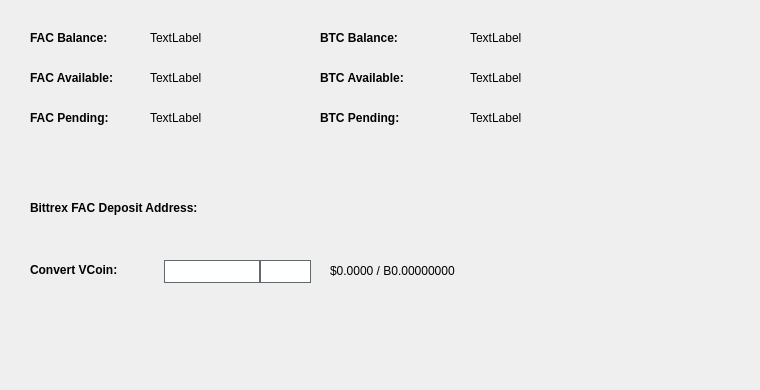
   <widget class="QWidget" name="BalanceTab">
    <attribute name="title">
     <string>Balance</string>
    </attribute>
    <widget class="QLabel" name="BitcoinBalanceLabel">
     <property name="geometry">
      <rect>
       <x>470</x>
       <y>30</y>
       <width>150</width>
       <height>16</height>
      </rect>
     </property>
     <property name="text">
      <string>TextLabel</string>
     </property>
    </widget>
    <widget class="QLabel" name="FACBalanceLabel">
     <property name="geometry">
      <rect>
       <x>150</x>
       <y>30</y>
       <width>150</width>
       <height>16</height>
      </rect>
     </property>
     <property name="text">
      <string>TextLabel</string>
     </property>
    </widget>
    <widget class="QLabel" name="label_11">
     <property name="geometry">
      <rect>
       <x>30</x>
       <y>30</y>
       <width>101</width>
       <height>16</height>
      </rect>
     </property>
     <property name="font">
      <font>
       <weight>75</weight>
       <bold>true</bold>
      </font>
     </property>
     <property name="text">
      <string>FAC Balance:</string>
     </property>
    </widget>
    <widget class="QLabel" name="label_12">
     <property name="geometry">
      <rect>
       <x>320</x>
       <y>30</y>
       <width>101</width>
       <height>16</height>
      </rect>
     </property>
     <property name="font">
      <font>
       <weight>75</weight>
       <bold>true</bold>
      </font>
     </property>
     <property name="text">
      <string>BTC Balance:</string>
     </property>
    </widget>
    <widget class="QLabel" name="FACAvailableLabel_2">
     <property name="geometry">
      <rect>
       <x>150</x>
       <y>70</y>
       <width>150</width>
       <height>16</height>
      </rect>
     </property>
     <property name="text">
      <string>TextLabel</string>
     </property>
    </widget>
    <widget class="QLabel" name="label_13">
     <property name="geometry">
      <rect>
       <x>30</x>
       <y>70</y>
       <width>111</width>
       <height>16</height>
      </rect>
     </property>
     <property name="font">
      <font>
       <weight>75</weight>
       <bold>true</bold>
      </font>
     </property>
     <property name="text">
      <string>FAC Available:</string>
     </property>
    </widget>
    <widget class="QLabel" name="label_14">
     <property name="geometry">
      <rect>
       <x>30</x>
       <y>110</y>
       <width>101</width>
       <height>16</height>
      </rect>
     </property>
     <property name="font">
      <font>
       <weight>75</weight>
       <bold>true</bold>
      </font>
     </property>
     <property name="text">
      <string>FAC Pending:</string>
     </property>
    </widget>
    <widget class="QLabel" name="FACPendingLabel">
     <property name="geometry">
      <rect>
       <x>150</x>
       <y>110</y>
       <width>150</width>
       <height>16</height>
      </rect>
     </property>
     <property name="text">
      <string>TextLabel</string>
     </property>
    </widget>
    <widget class="QLabel" name="label_15">
     <property name="geometry">
      <rect>
       <x>320</x>
       <y>70</y>
       <width>111</width>
       <height>16</height>
      </rect>
     </property>
     <property name="font">
      <font>
       <weight>75</weight>
       <bold>true</bold>
      </font>
     </property>
     <property name="text">
      <string>BTC Available:</string>
     </property>
    </widget>
    <widget class="QLabel" name="BitcoinAvailableLabel">
     <property name="geometry">
      <rect>
       <x>470</x>
       <y>70</y>
       <width>150</width>
       <height>16</height>
      </rect>
     </property>
     <property name="text">
      <string>TextLabel</string>
     </property>
    </widget>
    <widget class="QLabel" name="label_31">
     <property name="geometry">
      <rect>
       <x>320</x>
       <y>110</y>
       <width>111</width>
       <height>16</height>
      </rect>
     </property>
     <property name="font">
      <font>
       <weight>75</weight>
       <bold>true</bold>
      </font>
     </property>
     <property name="text">
      <string>BTC Pending:</string>
     </property>
    </widget>
    <widget class="QLabel" name="BitcoinPendingLabel">
     <property name="geometry">
      <rect>
       <x>470</x>
       <y>110</y>
       <width>150</width>
       <height>16</height>
      </rect>
     </property>
     <property name="text">
      <string>TextLabel</string>
     </property>
    </widget>
    <widget class="QLabel" name="label_33">
     <property name="geometry">
      <rect>
       <x>30</x>
       <y>200</y>
       <width>221</width>
       <height>16</height>
      </rect>
     </property>
     <property name="font">
      <font>
       <weight>75</weight>
       <bold>true</bold>
      </font>
     </property>
     <property name="text">
      <string>Bittrex FAC Deposit Address:</string>
     </property>
    </widget>
    <widget class="QtMaterialFlatButton" name="GenDepositBTN" native="true">
     <property name="geometry">
      <rect>
       <x>30</x>
       <y>160</y>
       <width>411</width>
       <height>23</height>
      </rect>
     </property>
     <property name="text" stdset="0">
      <string>Generate Fac Deposit Address</string>
     </property>
     <property name="icon" stdset="0">
      <iconset resource="../fac.qrc">
       <normaloff>:/icons/bitcoin</normaloff>:/icons/bitcoin</iconset>
     </property>
    </widget>
    <widget class="QLabel" name="DepositAddressLabel">
     <property name="geometry">
      <rect>
       <x>200</x>
       <y>200</y>
       <width>261</width>
       <height>16</height>
      </rect>
     </property>
     <property name="palette">
      <palette>
       <active>
        <colorrole role="WindowText">
         <brush brushstyle="SolidPattern">
          <color alpha="255">
           <red>0</red>
           <green>0</green>
           <blue>0</blue>
          </color>
         </brush>
        </colorrole>
        <colorrole role="Text">
         <brush brushstyle="SolidPattern">
          <color alpha="255">
           <red>0</red>
           <green>0</green>
           <blue>255</blue>
          </color>
         </brush>
        </colorrole>
       </active>
       <inactive>
        <colorrole role="WindowText">
         <brush brushstyle="SolidPattern">
          <color alpha="255">
           <red>0</red>
           <green>0</green>
           <blue>0</blue>
          </color>
         </brush>
        </colorrole>
        <colorrole role="Text">
         <brush brushstyle="SolidPattern">
          <color alpha="255">
           <red>0</red>
           <green>0</green>
           <blue>255</blue>
          </color>
         </brush>
        </colorrole>
       </inactive>
       <disabled>
        <colorrole role="WindowText">
         <brush brushstyle="SolidPattern">
          <color alpha="255">
           <red>120</red>
           <green>120</green>
           <blue>120</blue>
          </color>
         </brush>
        </colorrole>
        <colorrole role="Text">
         <brush brushstyle="SolidPattern">
          <color alpha="255">
           <red>120</red>
           <green>120</green>
           <blue>120</blue>
          </color>
         </brush>
        </colorrole>
       </disabled>
      </palette>
     </property>
     <property name="font">
      <font>
       <weight>75</weight>
       <bold>true</bold>
      </font>
     </property>
     <property name="text">
      <string/>
     </property>
     <property name="alignment">
      <set>Qt::AlignRight|Qt::AlignTrailing|Qt::AlignVCenter</set>
     </property>
     <property name="textInteractionFlags">
      <set>Qt::LinksAccessibleByMouse|Qt::TextSelectableByKeyboard|Qt::TextSelectableByMouse</set>
     </property>
    </widget>
    <widget class="QLabel" name="label_8">
     <property name="geometry">
      <rect>
       <x>460</x>
       <y>300</y>
       <width>281</width>
       <height>81</height>
      </rect>
     </property>
     <property name="text">
      <string/>
     </property>
     <property name="pixmap">
      <pixmap>:/images/bittrex</pixmap>
     </property>
    </widget>
    <widget class="QWidget" name="widgetConversion" native="true">
     <property name="geometry">
      <rect>
       <x>0</x>
       <y>250</y>
       <width>751</width>
       <height>43</height>
      </rect>
     </property>
     <property name="minimumSize">
      <size>
       <width>0</width>
       <height>43</height>
      </size>
     </property>
     <property name="styleSheet">
      <string notr="true"/>
     </property>
     <widget class="QtMaterialFlatButton" name="btnUpdateMarketData" native="true">
      <property name="geometry">
       <rect>
        <x>575</x>
        <y>0</y>
        <width>111</width>
        <height>41</height>
       </rect>
      </property>
      <property name="sizePolicy">
       <sizepolicy hsizetype="Expanding" vsizetype="Expanding">
        <horstretch>0</horstretch>
        <verstretch>0</verstretch>
       </sizepolicy>
      </property>
      <property name="font">
       <font>
        <family>calibri</family>
        <pointsize>-1</pointsize>
        <weight>75</weight>
        <italic>true</italic>
        <bold>true</bold>
       </font>
      </property>
      <property name="styleSheet">
       <string notr="true">margin:0px;text-align:center;padding:2px;border-radius:3px;font-style:italic;width:100px;font-size:14px;font-family:calibri;font-weight:600;</string>
      </property>
      <property name="text" stdset="0">
       <string>Update</string>
      </property>
      <property name="iconSize" stdset="0">
       <size>
        <width>150</width>
        <height>35</height>
       </size>
      </property>
      <property name="autoDefault" stdset="0">
       <bool>true</bool>
      </property>
      <property name="default" stdset="0">
       <bool>true</bool>
      </property>
     </widget>
     <widget class="QLabel" name="lblConvertVCoin">
      <property name="geometry">
       <rect>
        <x>30</x>
        <y>10</y>
        <width>131</width>
        <height>20</height>
       </rect>
      </property>
      <property name="styleSheet">
       <string notr="true"/>
      </property>
      <property name="text">
       <string>&lt;html&gt;&lt;head/&gt;&lt;body&gt;&lt;p&gt;&lt;span style=&quot; font-weight:600;&quot;&gt;Convert VCoin:&lt;/span&gt;&lt;/p&gt;&lt;/body&gt;&lt;/html&gt;</string>
      </property>
     </widget>
     <widget class="QLineEdit" name="txtConvertVCoinQty">
      <property name="geometry">
       <rect>
        <x>160</x>
        <y>10</y>
        <width>100</width>
        <height>23</height>
       </rect>
      </property>
      <property name="minimumSize">
       <size>
        <width>100</width>
        <height>23</height>
       </size>
      </property>
      <property name="maximumSize">
       <size>
        <width>100</width>
        <height>16777215</height>
       </size>
      </property>
      <property name="styleSheet">
       <string notr="true">border: 1px solid #61696c;margin-left:4px;</string>
      </property>
     </widget>
     <widget class="QtMaterialFlatButton" name="btnConvertFac" native="true">
      <property name="geometry">
       <rect>
        <x>260</x>
        <y>10</y>
        <width>51</width>
        <height>23</height>
       </rect>
      </property>
      <property name="minimumSize">
       <size>
        <width>0</width>
        <height>23</height>
       </size>
      </property>
      <property name="styleSheet">
       <string notr="true">border:1px solid #61696c;background:white;font-weight:600;</string>
      </property>
      <property name="text" stdset="0">
       <string>=</string>
      </property>
     </widget>
     <widget class="QLabel" name="lblConvertVCoinResults">
      <property name="geometry">
       <rect>
        <x>330</x>
        <y>0</y>
        <width>201</width>
        <height>41</height>
       </rect>
      </property>
      <property name="styleSheet">
       <string notr="true"/>
      </property>
      <property name="text">
       <string>$0.0000 / B0.00000000</string>
      </property>
     </widget>
     <widget class="QLabel" name="iconOverviewUpdateWait">
      <property name="geometry">
       <rect>
        <x>670</x>
        <y>10</y>
        <width>24</width>
        <height>24</height>
       </rect>
      </property>
      <property name="text">
       <string/>
      </property>
      <property name="pixmap">
       <pixmap resource="../fac.qrc">:/icons/transaction_1</pixmap>
      </property>
      <property name="scaledContents">
       <bool>true</bool>
      </property>
      <property name="alignment">
       <set>Qt::AlignCenter</set>
      </property>
     </widget>
    </widget>
   </widget>
